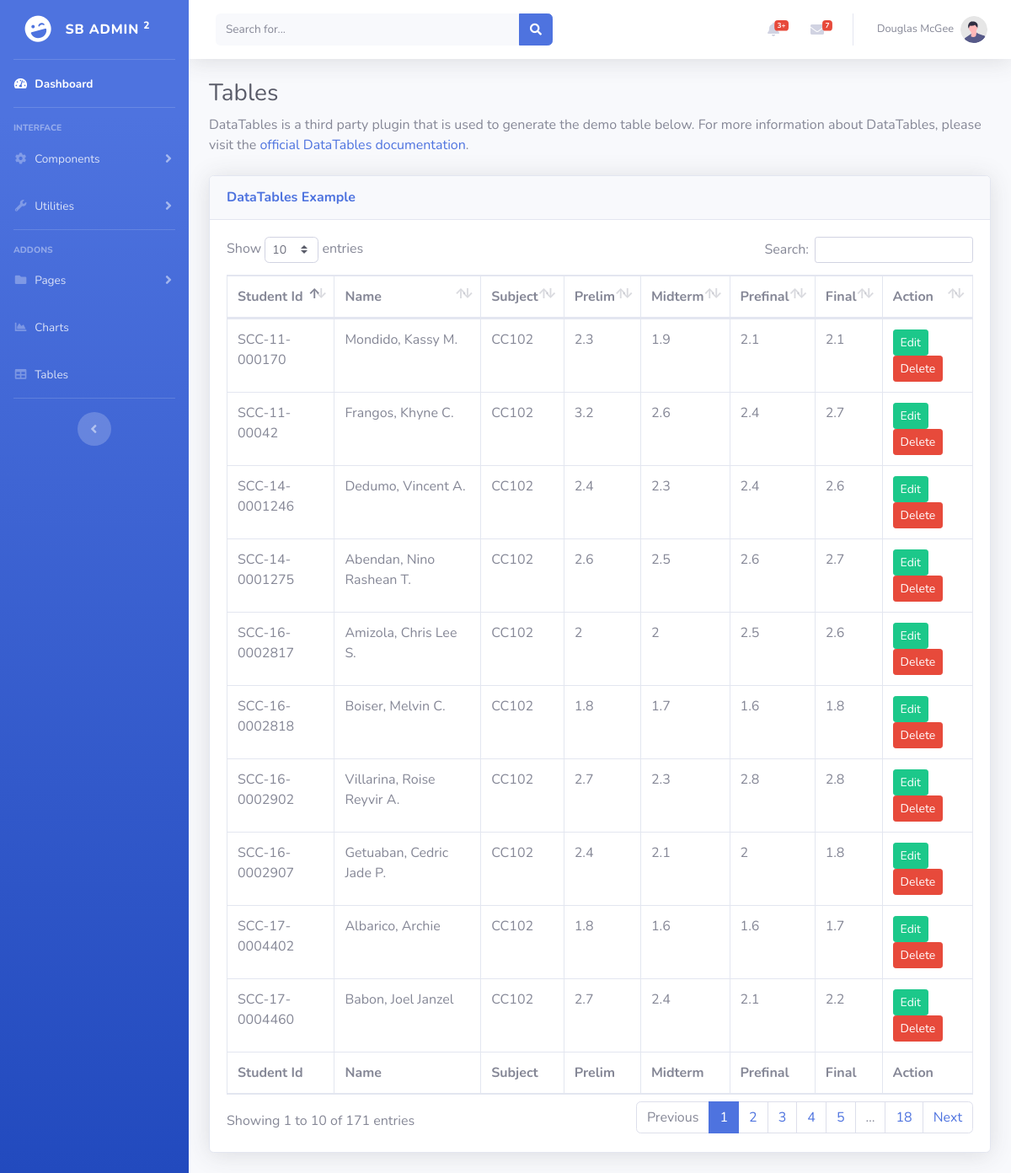
/admin/grade-table.php, run on the app's committed database.
### tables this page shows
CREATE TABLE `tbl_grades` (
  `grd_id` int(20) NOT NULL,
  `s_id` varchar(50) NOT NULL,
  `sbj_id` int(10) NOT NULL,
  `sy_id` int(10) NOT NULL,
  `sem_id` int(10) NOT NULL,
  `prelim` varchar(10) NOT NULL,
  `midterm` varchar(10) NOT NULL,
  `prefinal` varchar(10) NOT NULL,
  `final` varchar(10) NOT NULL
);

CREATE TABLE `tbl_students` (
  `s_id` varchar(20) NOT NULL,
  `s_name` varchar(60) NOT NULL,
  `s_bdate` varchar(15) NOT NULL,
  `s_gender` varchar(10) NOT NULL,
  `s_address` longtext NOT NULL,
  `s_status` varchar(20) NOT NULL,
  `s_pass` varchar(200) NOT NULL,
  `s_email` varchar(50) NOT NULL
);

CREATE TABLE `tbl_subject` (
  `sbj_id` int(10) NOT NULL,
  `sbj_code` varchar(20) NOT NULL,
  `sbj_desc` varchar(300) NOT NULL,
  `sbj_unit` int(5) NOT NULL
);

### admin/grade-table.php (the view, shortened to what this page needs)
<?php
include_once '../templates/header.php';
?>
                <div class="container-fluid">
                    <h1 class="h3 mb-2 text-gray-800">Tables</h1>
                    <p class="mb-4">DataTables is a third party plugin that is used to generate the demo table below.
                        For more information about DataTables, please visit the <a target="_blank"
                            href="https://datatables.net">official DataTables documentation</a>.</p>
                    <div class="card shadow mb-4">
                        <div class="card-header py-3">
                            <h6 class="m-0 font-weight-bold text-primary">DataTables Example</h6>
                        </div>
                        <div class="card-body">
                            <div class="table-responsive">
                                <table class="table table-bordered" id="dataTable" width="100%" cellspacing="0">
                                    <thead>
                                        <tr>
                                        <th>Student Id</th>
                                        <th>Name</th>
                                        <th>Subject</th>
                                        <th>Prelim</th>
                                        <th>Midterm</th>
                                        <th>Prefinal</th>
                                        <th>Final</th>
                                        <th>Action</th>
                                        </tr>
                                    </thead>
                                    <tfoot>
                                        <tr>
                                        <th>Student Id</th>
                                        <th>Name</th>
                                        <th>Subject</th>
                                        <th>Prelim</th>
                                        <th>Midterm</th>
                                        <th>Prefinal</th>
                                        <th>Final</th>
                                        <th>Action</th>
                                        </tr>
                                    </tfoot>
                                    <tbody>
                                    <?php
                                        $database = new Connection();
                                        $db = $database->open();
                                        try{
                                            $sql = 'SELECT
                                            *
                                            FROM tbl_grades
                                            INNER JOIN tbl_students
                                            ON tbl_grades.s_id=tbl_students.s_id
                                            INNER JOIN tbl_subject
                                            ON tbl_grades.sbj_id=tbl_subject.sbj_id
                                            ORDER BY tbl_students.s_name ASC';
                                            foreach ($db->query($sql) as $row) {
                                                ?>
                                                <tr>
                                                    <td><?php echo $row["s_id"]?></td>
                                                    <td><?php echo $row["s_name"]?></td>
                                                    <td><?php echo $row["sbj_code"]?></td>
                                                    <td><?php echo $row["prelim"]?></td>
                                                    <td><?php echo $row["midterm"] ?></td>
                                                    <td><?php echo $row["prefinal"] ?></td>
                                                    <td><?php echo $row["final"] ?></td>
                                                    <td>
                                                        <a href="#edit_<?php echo $row['s_id']; ?>" class="btn btn-success btn-sm" data-toggle="modal"><span class="glyphicon glyphicon-edit"></span> Edit</a>
                                                        <a href="#delete_<?php echo $row['s_id']; ?>" class="btn btn-danger btn-sm" data-toggle="modal"><span class="glyphicon glyphicon-trash"></span> Delete</a>
                                                    </td>
                                                </tr>
                                                <?php
                                            }
                                        }
                                        catch(PDOException $e){
                                            echo "There is some problem in connection: " . $e->getMessage();
                                        }
                                    ?>
                                    </tbody>
                                </table>
                            </div>
                        </div>
                    </div>
                </div>
<?php
include_once '../templates/footer.php';
?>

### data on the page
tbl_grades: s.s_id "SCC-14-0001275", s.s_name "Abendan, Nino Rashean T.", sbj.sbj_code "CC102", prelim "2.6", midterm "2.5", prefinal "2.6", final "2.7"
tbl_grades: s.s_id "SCC-17-0004402", s.s_name "Albarico, Archie", sbj.sbj_code "CC102", prelim "1.8", midterm "1.6", prefinal "1.6", final "1.7"
tbl_grades: s.s_id "SCC-16-0002817", s.s_name "Amizola, Chris Lee S.", sbj.sbj_code "CC102", prelim "2", midterm "2", prefinal "2.5", final "2.6"
tbl_grades: s.s_id "SCC-17-0004460", s.s_name "Babon, Joel Janzel", sbj.sbj_code "CC102", prelim "2.7", midterm "2.4", prefinal "2.1", final "2.2"
tbl_grades: s.s_id "SCC-16-0002818", s.s_name "Boiser, Melvin C.", sbj.sbj_code "CC102", prelim "1.8", midterm "1.7", prefinal "1.6", final "1.8"
tbl_grades: s.s_id "SCC-14-0001246", s.s_name "Dedumo, Vincent A.", sbj.sbj_code "CC102", prelim "2.4", midterm "2.3", prefinal "2.4", final "2.6"
tbl_grades: s.s_id "SCC-11-00042", s.s_name "Frangos, Khyne C.", sbj.sbj_code "CC102", prelim "3.2", midterm "2.6", prefinal "2.4", final "2.7"
tbl_grades: s.s_id "SCC-16-0002907", s.s_name "Getuaban, Cedric Jade P.", sbj.sbj_code "CC102", prelim "2.4", midterm "2.1", prefinal "2", final "1.8"
tbl_grades: s.s_id "SCC-11-000170", s.s_name "Mondido, Kassy M.", sbj.sbj_code "CC102", prelim "2.3", midterm "1.9", prefinal "2.1", final "2.1"
tbl_grades: s.s_id "SCC-16-0002902", s.s_name "Villarina, Roise Reyvir A.", sbj.sbj_code "CC102", prelim "2.7", midterm "2.3", prefinal "2.8", final "2.8"
